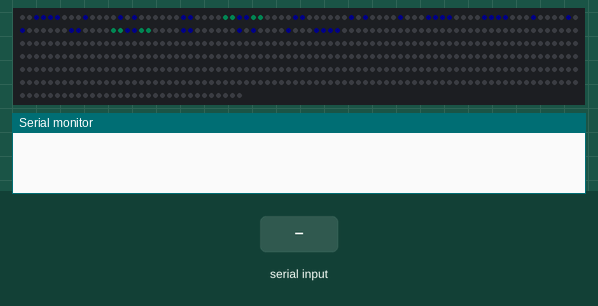
This sketch was run on a simulated Arduino Uno, built with avr-gcc and run on an emulated ATmega328P. Parts: 512 RGB LEDs in strip order, left to right, continuing on the next row, the last lines printed to the serial monitor. Inputs (shaded band) come from the test bench. Dim RGB values are drawn brighter than linear.

Above: at 6.2 s.
6.3 s: "90,45\n" received over Serial
At 7.2 s:
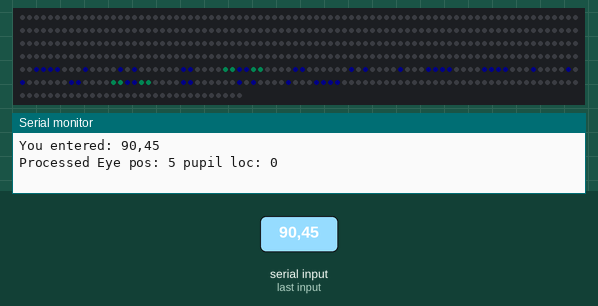
7.9 s: "base\n" received over Serial
Timing chart, 0 to 10.9 s (numbered marks = the images above; inputs shaded):
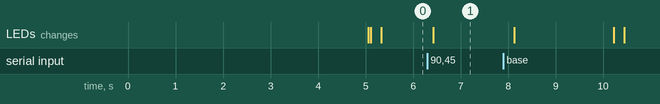

The sketch:

expressions_eyes.ino
```cpp
#include <Adafruit_NeoPixel.h>
// #include <ros.h>
// #include <std_msgs/Float64MultiArray.h>
// #include <std_msgs/String.h>


// ros::NodeHandle nh;

#define PIN 4              // Arduino pin 6 to DIN of 8x32 matrix.
#define LED_COUNT 256*2      // 8x32 = 256 NeoPixel leds
#define BRIGHTNESS 8       // to reduce current for 256 NeoPixels

Adafruit_NeoPixel strip = Adafruit_NeoPixel(LED_COUNT, PIN, NEO_GRB + NEO_KHZ800);
bool Manip = false;
char incomingChar;
// int i = 0;
// int j = 0;
unsigned long previousMillis = 0;
unsigned long previousMillis2 = 0;
const long interval = 5000;   //7500
const long interval2 = 9500;
int currentExpression;
// bool emote;
String emotion = "base";


// float vUFu = 0.277;
// float vBU = 0.139;
// float vDB = 0.001;
// float vFdD = -0.337;
// float upper_limit = 0.415;
// float lower_limit = -1.917;

// float horiz;
// float vert;

float eye_edges[6] = {-2.75,-1.96,-1.18,-0.4,	0.4,1.18};   //{1.178097245,	0.3926990817,	-0.3926990817,	-1.178097245,	-1.963495408,	-2.748893572}
// float pupil_vert_edges[4] = {-0.337,0.001,0.139,0.277};  //verticals

int sq_corner[8] = {0,64,64*2,64*3,64*4,64*5,64*6,64*7};
int eye_pos_index;
int pupil_loc;

String eye_loc_num;
String pupil_loc_num;

//eye emotions
int baseEyeNums[20] = {2,3,4,5,9,14,16,23,24,31,32,39,40,47,49,54,58,59,60,61};
int closedEyeNums[6] = {11,21,25,38,42,52};

int happyEyeNums[6] = {12,18,30,33,45,51};
int confusedLeftNums[15] = {4, 10, 12, 18, 29, 34, 45, 50, 61, 22, 25, 38, 41, 54, 57};
int confusedLeftPupil[2] = {36, 43};
int confusedRightNums[17] = {3, 5, 11, 26, 27, 28, 28, 33, 47, 49, 61, 60, 59, 58, 54, 40, 38};
int confusedRightPupil[2] = {43,44};

// pupils
int centerPupils[4] = {27,28,35,36};
int slightUpPupils[4] = {28,29,34,35};
int upPupils[4] = {29,30,33,34};
int slightDownPupils[4] = {26,27,36,37};
int downPupils[4] = {25,26,37,38};

int rightPupils[4] = {11,12,19,20};
int slightRightPupils[4] = {19,20,27,28};
int slightLeftPupils[4] = {35,36,43,44};
int leftPupils[4] = {43,44,51,52};

int upRightPupils[4] = {18,19,28,29};
int upLeftPupils[4] = {34,35,44,45};
int downRightPupils[4] = {20,21,26,27};
int downLeftPupils[4] = {36,37,42,43};


uint8_t eyeLineColor[3] = {0,0,255};
uint8_t eyePupilColor[3] = {0,250,150};


// void camOCb(const std_msgs::Float64MultiArray & state_msg){
//   horiz = state_msg.data[0];
//   vert = state_msg.data[1];
// }

// void cam1Cb(const std_msgs::String & state_msg){
//   incomingChar = state_msg.data[0];
// }

// ros::Subscriber<std_msgs::Float64MultiArray> sub("/head_camera_jointstate", camOCb);

// ros::Subscriber<std_msgs::String> sub_1("/keyboard_input", cam1Cb);

void setup() {
  strip.begin();
  strip.show();            // Initialize all pixels to 'off'
  strip.setBrightness(BRIGHTNESS);   // overall brightness
  Serial.begin(57600);
  happyEyes(0);
  delay(5000);
  baseEyes(0,0);
  currentExpression = 1;

  eye_pos_index = 0;
  pupil_loc = 0;
  // nh.initNode();
  // nh.subscribe(sub);
  // nh.subscribe(sub_1);
}


void loop() {
  // put your main code here, to run repeatedly:
  unsigned long currentMillis = millis();
  // eye_pos_index = camPanMap(horiz);
  // pupil_loc = camTiltMap(vert);

  if (emotion == "base"){
    baseEyes(eye_pos_index,pupil_loc);
    if(currentMillis - previousMillis >= interval){
      // save last time homie blinked
      previousMillis = currentMillis;

      closedEyes(eye_pos_index);
      delay(200); //150
      baseEyes(eye_pos_index,pupil_loc);
    }
  }

  else{

    // switch(emotion){
    //   case "happy":
    //     happyEyes(eye_pos_index);
    //     break;
    //   case "confused":
    //     confusedEyes(eye_pos_index);
    //     break;


    // }

    if (emotion == "happy"){
      happyEyes(eye_pos_index);
    }
    if (emotion == "confused"){
      confusedEyes(eye_pos_index);
    }

    if(currentMillis - previousMillis2 >= interval2){
      previousMillis2 = currentMillis;
      emotion = "base";

    }
  }

  if (Serial.available() > 0) {
    String input = Serial.readStringUntil('\n');  // Read until newline
    Serial.print("You entered: ");
    Serial.println(input); //Eye:# Pup:##

    eye_loc_num = input.charAt(4);  //Eye:# Pup:##
    eye_pos_index = eye_loc_num.toInt();

    pupil_loc_num = input.substring(10);
    pupil_loc = pupil_loc_num.toInt();

    Serial.print("Processed Eye pos: ");
    Serial.print(eye_pos_index);
    Serial.print(" pupil loc: ");
    Serial.println(pupil_loc);

  }

  // while (Serial.available()){
  //   char incomingChar = Serial.read();
  //   Serial.print("I received: ");
  //   Serial.println(incomingChar);

    // switch(incomingChar) {
    //   case '2':
    //     emotion = "happy";
    //     Serial.println("set emotion happy");
    //     break;
    //   case '3':
    //     emotion = "sad";
    //     break;
    //   case '4':
    //     emotion = "confused";
    //     break;
    //   case '5':
    //     emotion = "angry";
    //     break;
    //   case '1':
    //     emotion = "base";
    //     Serial.println("set emotion base");
    //     break;
    // }

  // }


  // nh.spinOnce();
  delay(100);

}


//------ Eyes  ------

void baseEyes(int eye_index, int pupils){
  strip.clear();

  for (int n = 0; n < 20; n++){
    strip.setPixelColor(sq_corner[eye_index] + baseEyeNums[n], eyeLineColor[0],eyeLineColor[1],eyeLineColor[2]);
    strip.setPixelColor(sq_corner[eye_index+1] + baseEyeNums[n], eyeLineColor[0],eyeLineColor[1],eyeLineColor[2]);
  }

  drawPupils(eye_index,pupils);
  strip.show();

}

void closedEyes(int eye_index){
  strip.clear();

  for (int n = 0; n < 6; n++){
    strip.setPixelColor(sq_corner[eye_index] + closedEyeNums[n], eyeLineColor[0],eyeLineColor[1],eyeLineColor[2]);
    strip.setPixelColor(sq_corner[eye_index+1] + closedEyeNums[n], eyeLineColor[0],eyeLineColor[1],eyeLineColor[2]);
  }
  strip.show();
}

void happyEyes(int eye_index){
  strip.clear();

  for (int n = 0; n < 6; n++){
    strip.setPixelColor(sq_corner[eye_index] + happyEyeNums[n], eyeLineColor[0],eyeLineColor[1],eyeLineColor[2]);
    strip.setPixelColor(sq_corner[eye_index+1] + happyEyeNums[n], eyeLineColor[0],eyeLineColor[1],eyeLineColor[2]);
  }
  strip.show();
}

void confusedEyes(int eye_index){
  strip.clear();

  for (int n = 0; n < 15; n++){
    strip.setPixelColor(sq_corner[eye_index] + confusedLeftNums[n], eyeLineColor[0],eyeLineColor[1],eyeLineColor[2]);
  }
  for (int n = 0; n < 17; n++){
    strip.setPixelColor(sq_corner[eye_index+1] + confusedRightNums[n], eyeLineColor[0],eyeLineColor[1],eyeLineColor[2]);
  }

  for (int m = 0; m < 2; m++){
    strip.setPixelColor(sq_corner[eye_index] + confusedLeftPupil[m], eyePupilColor[0],eyePupilColor[1],eyePupilColor[2]);
    strip.setPixelColor(sq_corner[eye_index+1] + confusedRightPupil[m], eyePupilColor[0],eyePupilColor[1],eyePupilColor[2]);
  }

  strip.show();
}


// --------- moving pupils ---------------------------------------------------
void drawPupils(int eye_index, int pupil_loc){
  //up1, ur2, su3, ul4, right5, sr6, center7, sl8, left9, dr10, sd11, dl12, down13
  if (pupil_loc == 0){
    for (int m = 0; m < 4; m++){
      strip.setPixelColor(sq_corner[eye_index] + upPupils[m], eyePupilColor[0],eyePupilColor[1],eyePupilColor[2]);
      strip.setPixelColor(sq_corner[eye_index+1] + upPupils[m], eyePupilColor[0],eyePupilColor[1],eyePupilColor[2]);
    }
  }

  if (pupil_loc == 1){
    for (int m = 0; m < 4; m++){
      strip.setPixelColor(sq_corner[eye_index] + slightUpPupils[m], eyePupilColor[0],eyePupilColor[1],eyePupilColor[2]);
      strip.setPixelColor(sq_corner[eye_index+1] + slightUpPupils[m], eyePupilColor[0],eyePupilColor[1],eyePupilColor[2]);
    }
  }

  if (pupil_loc == 2){
    for (int m = 0; m < 4; m++){
      strip.setPixelColor(sq_corner[eye_index] + centerPupils[m], eyePupilColor[0],eyePupilColor[1],eyePupilColor[2]);
      strip.setPixelColor(sq_corner[eye_index+1] + centerPupils[m], eyePupilColor[0],eyePupilColor[1],eyePupilColor[2]);
    }
  }

  if (pupil_loc == 3){
    for (int m = 0; m < 4; m++){
      strip.setPixelColor(sq_corner[eye_index] + slightDownPupils[m], eyePupilColor[0],eyePupilColor[1],eyePupilColor[2]);
      strip.setPixelColor(sq_corner[eye_index+1] + slightDownPupils[m], eyePupilColor[0],eyePupilColor[1],eyePupilColor[2]);
    }
  }

  if (pupil_loc == 4){
    for (int m = 0; m < 4; m++){
      strip.setPixelColor(sq_corner[eye_index] + downPupils[m], eyePupilColor[0],eyePupilColor[1],eyePupilColor[2]);
      strip.setPixelColor(sq_corner[eye_index+1] + downPupils[m], eyePupilColor[0],eyePupilColor[1],eyePupilColor[2]);
    }
  }

}
```

Measured:
- after the input at 6.3 s, the LEDs: change after 0.13 s (image 1)
